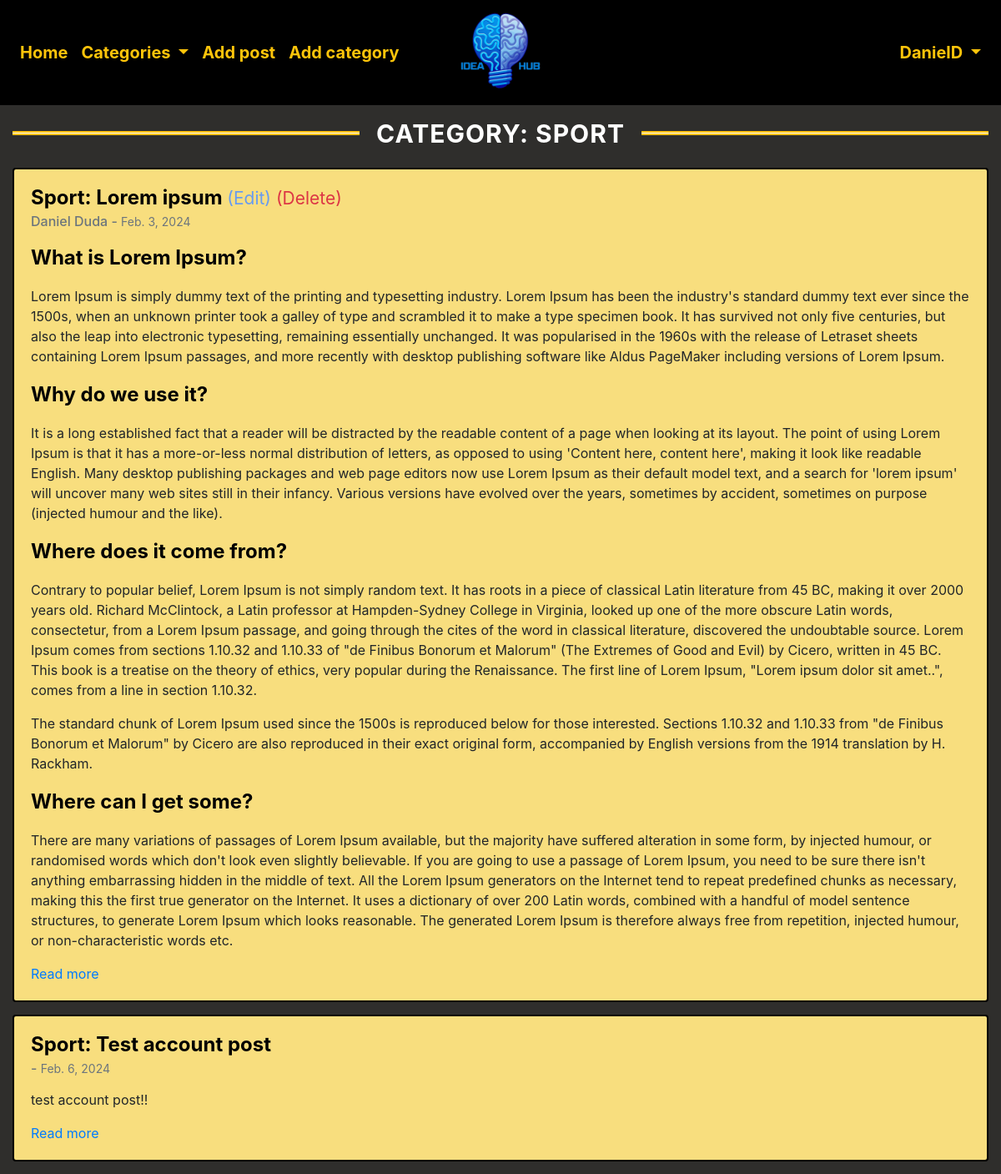
Page /kategorija/sport/ (signed in) on the committed database.
### IdeaHub/models.py (models this page shows, shortened)
class Post(models.Model):
    title = models.CharField(max_length=255)
    title_tag = models.CharField(max_length=255, default="IdeaHub")
    header_image = models.ImageField(null=True, blank=True, upload_to="images/")
    author = models.ForeignKey(User, on_delete=models.CASCADE)
    body = models.TextField()
    post_date = models.DateField(auto_now_add=True)
    category = models.CharField(max_length=255, default='undefined')
    likes = models.ManyToManyField(User, related_name="blog_posts") # ManyToMany --> post_id + user_id

### IdeaHub/views.py (the view)
# urls.py: path('kategorija/<str:categories>/', CategoryView, name='category'),
def CategoryView(request, categories):
    category_post = Post.objects.filter(category=categories.replace('-', ' '))
    return render(request, 'category.html', {'categories':categories.title().replace('-', ' '), 'category_post':category_post})

### IdeaHub/context_processors.py (called while the page is built)
def category_menu(request):
    return {'category_menu': Category.objects.all()}

### IdeaHub/models.py (called while the page is built)
    def __str__(self):
        return self.name

### IdeaHub/templates/category.html (shortened to what this page needs)
{% extends "base_generic.html" %}
{% load static %}
        {% block content %}
            {% if category_post %}
                <div class="seven">
                    <h1>Category: {{ categories }}</h1>
                </div>
                {% for post in category_post %}
                    <div class="card">
                        <div class="card-body">
                        {% if user.is_authenticated and user.id == post.author.id %}
                            <h5 class="card-title">
                                <a href="{% url 'IdeaHub:category' post.category|slugify %}" class="category">{{ post.category }}:</a>
                                <a href="{% url 'IdeaHub:idea_detail' post.pk %}">{{ post.title }}</a>
                                <small class="edit"> <a href="{% url 'IdeaHub:update_post' post.pk %}"> (Edit) </a> </small>
                                <small class="delete"> <a href="{% url 'IdeaHub:delete_post' post.pk %}"> (Delete) </a> </small>
                            </h5>
                        {% else %}
                        <h5 class="card-title">
                            <a href="{% url 'IdeaHub:category' post.category|slugify %}" class="category">{{ post.category }}:</a>
                            <a href="{% url 'IdeaHub:idea_detail' post.pk %}">{{ post.title }}</a>
                        </h5>
                        {% endif %}
                        <h6 class="card-subtitle mb-2 text-muted">{{ post.author.first_name }} {{ post.author.last_name }} - <small> {{ post.post_date }} </small> </h6>
                        <p class="card-text">
                            <div class="post-body">
                                {{ post.body|safe }}
                            </div>
                        </p>
                        <a href="{% url 'IdeaHub:idea_detail' post.pk %}" class="card-link">Read more</a>
                        </div>
                    </div>
                {% endfor %}
            {% else %}
                Sorry this page does not exist.
            {% endif %}
        {% endblock %}

### IdeaHub/templates/base_generic.html (shortened to what this page needs)
{% load static %}
<!doctype html>
<html lang="en">
  <head>
    <link rel="stylesheet" href="https://cdn.jsdelivr.net/npm/bootstrap@4.6.2/dist/css/bootstrap.min.css">
    <link href="https://cdn.quilljs.com/1.3.6/quill.snow.css" rel="stylesheet">
    <link rel="stylesheet" href="https://cdnjs.cloudflare.com/ajax/libs/font-awesome/6.1.1/css/all.min.css">
    <link rel="stylesheet" type="text/css" href="{% static 'style.css' %}">
  </head>
  <body>
    <header>
      <nav class="navbar navbar-expand-lg navbar-dark navbar-custom">
      <div class="collapse navbar-collapse order-lg-1 order-3 navigation-menu">
        <ul class="navbar-nav mr-auto">
          {% if user.is_authenticated %}
            <li class="nav-item">
              <a class="nav-link active" href="{% url 'IdeaHub:homepage' %}">Home</a>
            </li>
            {% if category_menu %}
              <li class="nav-item dropdown">
                <a class="nav-link dropdown-toggle active" href="#" role="button" data-toggle="dropdown" aria-expanded="false">
                  Categories
                </a>
              </li>
            {% endif %}
              <li class="nav-item">
                <a class="nav-link active" href="{% url 'IdeaHub:add_post' %}">Add post</a>
              </li>
              <li class="nav-item">
                <a class="nav-link active" href="{% url 'IdeaHub:add_category' %}">Add category</a>
              </li>
          {% endif %}
        </ul>
      </div>
      <a class="navbar-brand order-1 mr-lg-0" href="{% url 'IdeaHub:homepage' %}">
        <img class="logo" src="{% static "Logo/IdeaHub.png" %}" width="100">
      </a>
        <div class="collapse navbar-collapse order-lg-3 order-4 navigation-menu">
          <ul class="navbar-nav ml-auto">
            {% if user.is_authenticated %}
              <li class="nav-item dropdown">
                <a class="nav-link dropdown-toggle active" href="#" role="button" data-toggle="dropdown" aria-expanded="false">
                  {{ user.username }}
                </a>
              </li>
            {% endif %}
          </ul>
        </div>
      </nav>
</header>
    <div class="container-fluid" style="min-height: 100vh;">
        {% block content %}
        {% endblock %}
    </div>
  </body>
</html>

### static/style.css (style rules this page uses)
@media (min-width:992px) { .navbar-expand-lg .navbar-collapse { width: 100%; } }
.navbar-custom .navbar-nav .nav-link, .navbar-custom .navbar-brand, .navbar-custom .navbar-toggler-icon { color: #FFC40A !important; font-size: 20px; font-weight: bold; }
.navbar-custom { background-color: #000000; }
.container-fluid { display: flex; flex-direction: column; min-height: 100vh; background-color: #2F2E2C; }
.card { background-color: #F8DE7E !important; margin-bottom: 15px; border: 2px solid #000 !important; }
.card-title a { color: #000000; text-decoration: none; }
.card-title .edit a { color: #679BF1; }
.card-title .delete a { color: #dc3545; }
.category { text-transform: capitalize; }
.seven h1 { text-align: center; font-size:30px; font-weight:300; color:white; letter-spacing:1px; text-transform: uppercase; font-weight: bold; padding-top: 20px; display: grid; grid-template-columns: 1fr max-content 1fr; grid-template-rows: 27px 0; grid-gap: 20px; align-items: center; }
.seven h1:after,.seven h1:before { content: " "; display: block; border-bottom: 2px solid #FFC40A; border-top: 2px solid #FFC40A; height: 5px; background-color:white; }
strong { color: #000000; font-size: x-large; }
.card-title { font-size: 24px; color: #000000; font-weight: bold; margin-bottom: 10px; }

### rows in the picture
Post: category "Sport", title "Lorem ipsum", author.first_name "Daniel", author.last_name "Duda", post_date "Feb. 3, 2024", body "What is Lorem Ipsum? Lorem Ipsum is simply dummy text of the printing and typesetting industry. Lorem Ipsum has been the industry's standard dummy text ever since the 1500s, when an unknown printer took a galley of type and scrambled it to make a type specimen book. It has survived not only five centuries, but also the leap into electronic typesetting, remaining essentially unchanged. It was popularised in the 1960s with the release of Letraset sheets containing Lorem Ipsum passages, and more recently with desktop publishing software like Aldus PageMaker including versions of Lorem Ipsum. Why do we use it? It is a long established fact that a reader will be distracted by the readable…"
Post: category "Sport", title "Test account post", post_date "Feb. 6, 2024", body "test account post!!"

### other values in the picture
{{ user.username }} "DanielD"
{{ categories }} "SPORT"
